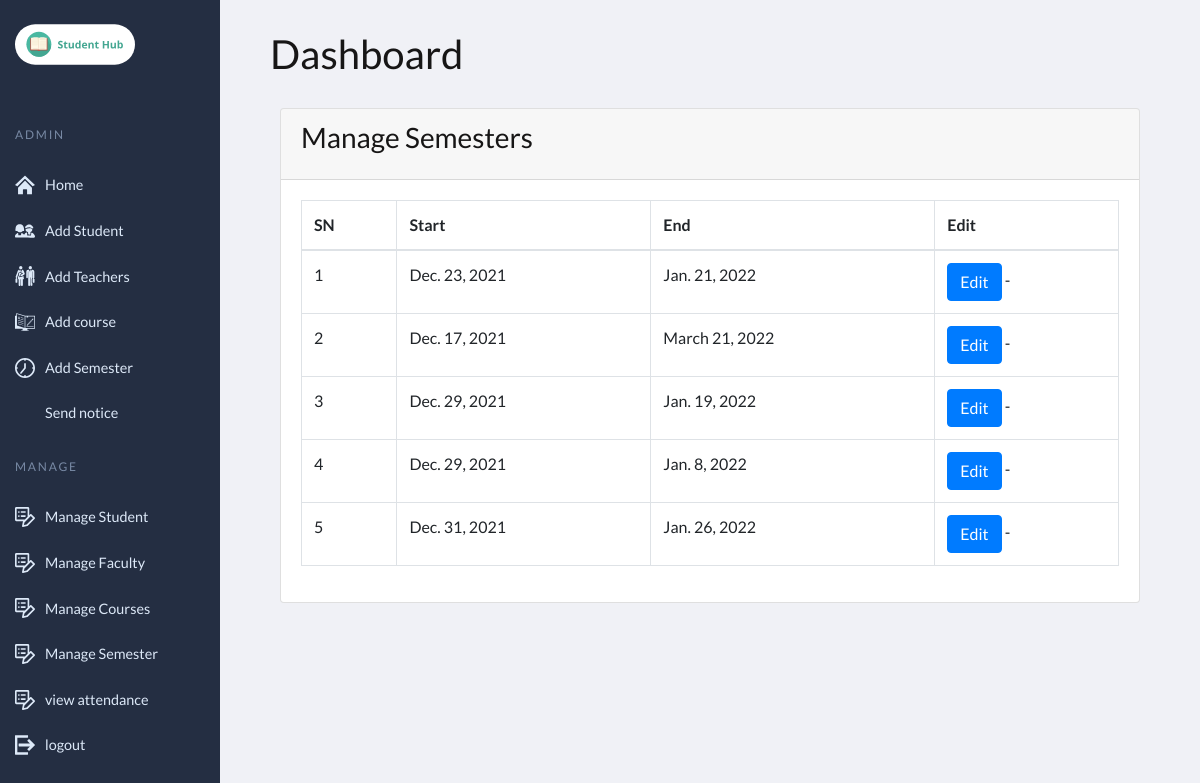
Page /home/manage_semester/ on the committed database.
### student_management_app/models.py (models this page shows, shortened)
class Semester(models.Model):
    name = models.CharField(max_length=30)
    start_year = models.DateField()
    end_year = models.DateField()

### student_management_app/adminviews.py (the view)
# urls.py: path('manage_semester/',adminviews.manage_semester,name='manage_semester'),
def manage_semester(request):
    sessions = Semester.objects.all()
    context = {'sessions': sessions, 'page_title': 'Manage Semesters'}
    return render(request, "manage_semester.html", context)

### student_management_app/templates/manage_semester.html (shortened to what this page needs)
{% extends 'base2.html' %}
{% load static %}
{% block body_block %}
<section class="content">
    <div class="container-fluid">
        <div class="row">
            <div class="col-md-12">
                <div class="card">
                    <div class="card-header">
                        <h3 class="card-title">{{page_title}}</h3>
                    </div>
                    <div class="card-body">
                        <table id="example2" class="table table-bordered table-hover">
                            <thead>
                                <tr>
                                    <th>SN</th>
                                    <th>Start</th>
                                    <th>End</th>
                                    <th>Edit</th>
                                </tr>
                            </thead>
                            <tbody>
                                {% for session in sessions %}
                                <tr>
                                    <td>{{ forloop.counter }}</td>
                                    <td>{{session.start_year}}</td>
                                    <td>{{session.end_year}}</td>
                                    <td><a href="{% url 'student_app:edit_semester' session.id %}" class="btn btn-primary">Edit</a> -  </td>
                                </tr>
                                {% endfor %}
                            </tbody>
                        </table>
                    </div>
                </div>
            </div>
        </div>
    </div>
</section>
{% endblock %}

### static/css/main.css (style rules this page uses)
:root { --page-header-bgColor: #242e42; --page-header-bgColor-hover: #1d2636; --page-header-txtColor: #dde9f8; --page-header-headingColor: #7889a4; --page-header-width: 220px; --page-content-bgColor: #f0f1f6; --page-content-txtColor: #171616; --page-content-blockColor: #fff; --white: #fff; --black: #333; --blue: #00b9eb; --red: #ec1848; --border-radius: 4px; --box-shadow: 0 0 10px -2px rgba(0, 0, 0, 0.075); --switch-bgLightModeColor: #87cefa; --switch-sunColor: gold; --switch-moonColor: #f4f4f4; --switch-bgDarkModeColor: #1f1f27; }
* { padding: 0; margin: 0; box-sizing: border-box; }
a, button { color: inherit; }
a { text-decoration: none; }

### rows in the picture
Semester: start_year "Dec. 23, 2021", end_year "Jan. 21, 2022"
Semester: start_year "Dec. 17, 2021", end_year "March 21, 2022"
Semester: start_year "Dec. 29, 2021", end_year "Jan. 19, 2022"
Semester: start_year "Dec. 29, 2021", end_year "Jan. 8, 2022"
Semester: start_year "Dec. 31, 2021", end_year "Jan. 26, 2022"

### other values in the picture
{{ page_title }} "Manage Semesters"
